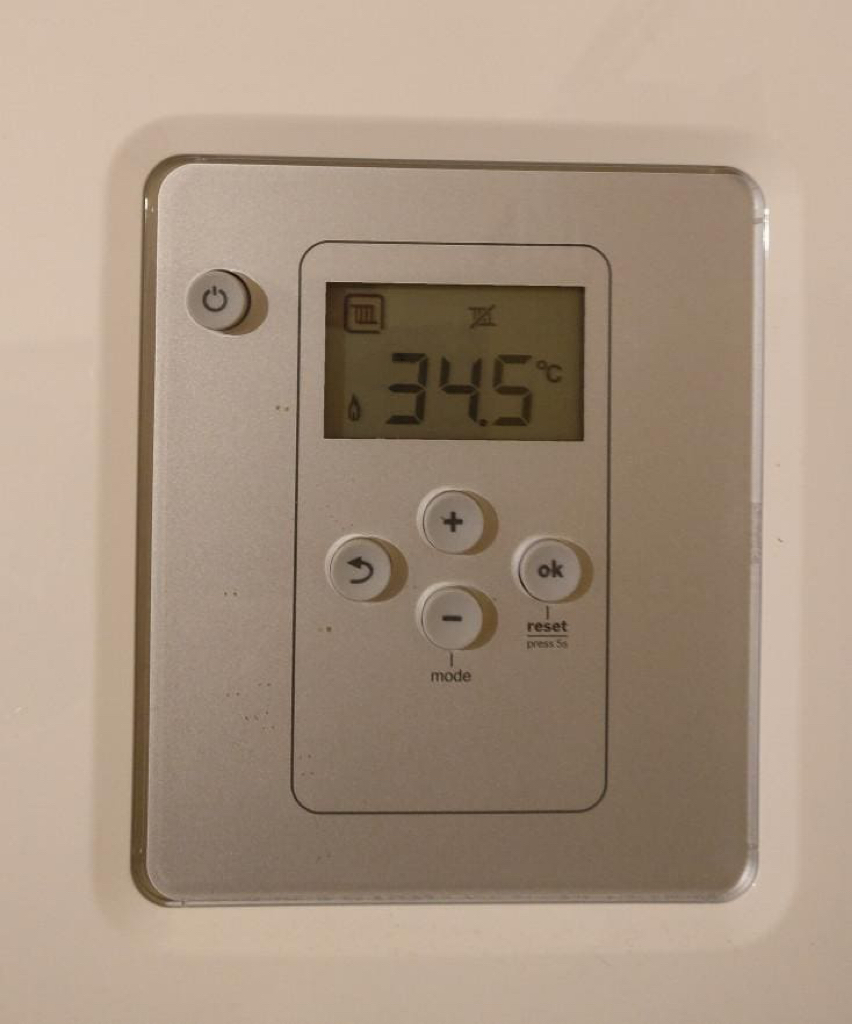
#> input picture ImgToDigitTool/1.jpg, 852 x 1024 px
$ python openCV.py 1.jpg
#> lines starting #> are read from the running program, lines starting #| are printed output that depends on the picture; after the words box and inside, x2 and y2 are one past the last pixel; in counts of white or black regions, pixels touching at a corner belong together
# Import necessary libraries
import sys
import cv2
from imutils.perspective import four_point_transform
from imutils import contours
import imutils
import urllib.request
import numpy as np
import ssl
import warnings

# Define mapping from seven-segment display states to digits
DIGITS_LOOKUP = {
    (1, 1, 1, 0, 1, 1, 1): 0,
    (0, 0, 1, 0, 0, 1, 0): 1,
    (1, 0, 1, 1, 1, 1, 0): 2,
    (1, 0, 1, 1, 0, 1, 1): 3,
    (0, 1, 1, 1, 0, 1, 0): 4,
    (1, 1, 0, 1, 0, 1, 1): 5,
    (1, 1, 0, 1, 1, 1, 1): 6,
    (1, 0, 1, 0, 0, 1, 0): 7,
    (1, 1, 1, 1, 1, 1, 1): 8,
    (1, 1, 1, 1, 0, 1, 1): 9
}
warnings.filterwarnings("ignore", category=DeprecationWarning)


# Main function
def process_image(image_url):
    # Load the image from URL or file path
#> called with image_url = '1.jpg'
    ssl_context = ssl.SSLContext(ssl.PROTOCOL_TLS)
    req = urllib.request.urlopen(image_url, context=ssl_context)
    arr = np.asarray(bytearray(req.read()), dtype=np.uint8)
    print('arr loaded')
    image = cv2.imdecode(arr, -1)
#> image is the input picture: shape (1024, 852, 3); mean B, G, R 128.8, 147.3, 166.6
    if image is None:
        raise ValueError("Image not found or unable to load.")
    # cv2.imshow("Example Image", image)
    # cv2.waitKey(0)
    # Preprocess the image
    print("2. Preprocessing image...")
    image = imutils.resize(image, height=500)
#> image: shape (500, 416, 3)
    gray = cv2.cvtColor(image, cv2.COLOR_BGR2GRAY)
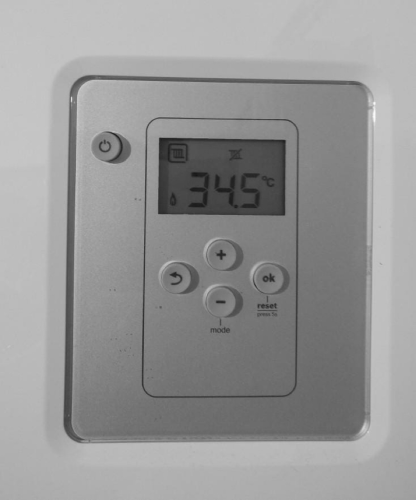
#> gray: shape (500, 416); min 22, max 250, mean 150.9
    blurred = cv2.GaussianBlur(gray, (5, 5), 0)
    edged = cv2.Canny(blurred, 50, 200, 255)
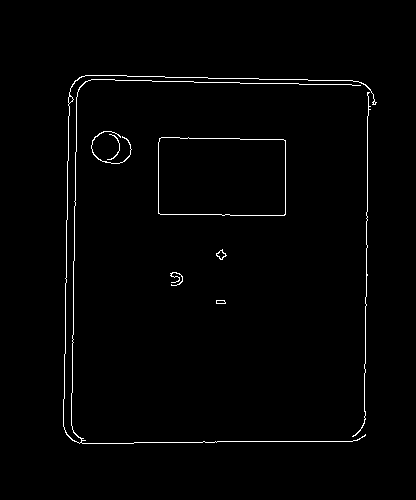
#> edged: shape (500, 416); 1.3% white in thin lines or dots, all inside (x1, y1, x2, y2) = (63, 75, 377, 444)
    # cv2.imshow("Edged Image", edged)
    # cv2.waitKey(0)
    # Find contours of the display region
    print("3. Finding contours of the display region...")
    cnts = cv2.findContours(edged.copy(), cv2.RETR_EXTERNAL,
                            cv2.CHAIN_APPROX_SIMPLE)
#> cnts = 8 contours, 3 with area under 20; largest, box (x1, y1, x2, y2) and area: (158, 137, 286, 216) 9678, (63, 75, 377, 444) 79, (216, 249, 227, 260) 52, (91, 131, 132, 164) 32, (216, 300, 226, 304) 26
    cnts = imutils.grab_contours(cnts)
    cnts = sorted(cnts, key=cv2.contourArea, reverse=True)
    displayCnt = None
    # Iterate over contours
    for c in cnts:
        peri = cv2.arcLength(c, True)
        approx = cv2.approxPolyDP(c, 0.02 * peri, True)
        if len(approx) == 4:
            displayCnt = approx
            break
#> this loop made 1 pass
#> (peri, displayCnt) on pass 1: (407, [[159, 138], [158, 213], [285, 214], [285, 140]])
    # Extract and apply perspective transform to the display region
    print("4. Extracting and applying perspective transform to the display region...")
    warped = four_point_transform(gray, displayCnt.reshape(4, 2))
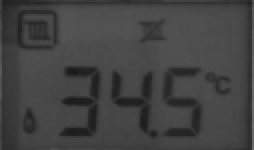
#> warped: shape (75, 127) (shown 2 times larger); min 23, max 110, mean 66.4
    output = four_point_transform(image, displayCnt.reshape(4, 2))
    # cv2.imshow("Warped Image", warped)
    # cv2.imshow("Output Image", output)
    # cv2.waitKey(0)
    # Threshold and apply morphological operations to the display region
    print("5. Thresholding and applying morphological operations to the display region...")
    thresh = cv2.threshold(warped, 0, 255,
                           cv2.THRESH_BINARY_INV | cv2.THRESH_OTSU)[1]
#> thresh: shape (75, 127); 26.5% white; 14 white regions (7 under 20 px), largest, box (x1, y1, x2, y2) and area: (0, 0, 126, 75) 1245, (29, 33, 51, 69) 390, (81, 34, 101, 69) 340
    kernel = cv2.getStructuringElement(cv2.MORPH_ELLIPSE, (1, 4))
    thresh = cv2.morphologyEx(thresh, cv2.MORPH_OPEN, kernel)
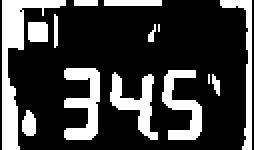
#> thresh: shape (75, 127) (shown 2 times larger); 24.6% white; 14 white regions (3 under 20 px)
    # cv2.imshow("Thresholded Image", thresh)
    # cv2.waitKey(0)
    # Find contours of the digit regions
    print("6. Finding contours of the digit regions...")
    cnts, _ = cv2.findContours(thresh.copy(), cv2.RETR_EXTERNAL, cv2.CHAIN_APPROX_SIMPLE)
#> cnts = 14 contours, 5 with area under 20; largest, box (x1, y1, x2, y2) and area: (1, 0, 33, 75) 545, (32, 34, 50, 70) 307, (81, 35, 101, 70) 260, (55, 36, 79, 70) 260, (110, 0, 126, 75) 188
    contour_image = image.copy()
    cv2.drawContours(contour_image, cnts, -1, (0, 255, 0), 2)  # Draw all the contours in green
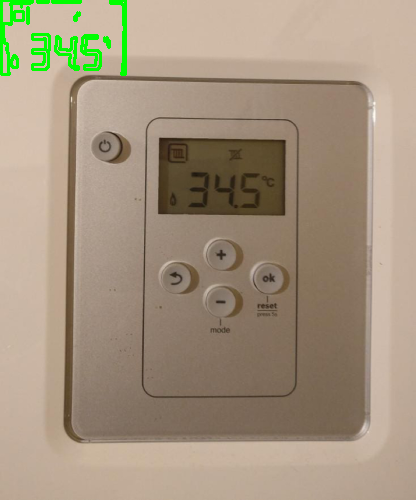
#> contour_image: shape (500, 416, 3); mean B, G, R 126.5, 148.2, 163.7
    # cv2.imshow("Contour Image", contour_image)
    # cv2.waitKey(0)
    # Iterate over digit region contours
    digitCnts = []
    for c in cnts:
        (x, y, w, h) = cv2.boundingRect(c)
        if w >= 15 and (h >= 60 and h <= 125):  # TODO: REFINE THIS NUM
            digitCnts.append(c)
#> this loop made 14 passes
#> (x, y, w, h) on passes 1, 2, 4, 5, 6, 8, 9, 11, 14: (11, 55, 7, 13), (106, 37, 4, 11), (55, 36, 24, 34), (81, 35, 20, 35), (32, 34, 18, 36), (74, 12, 4, 9), (14, 11, 10, 10), (110, 0, 16, 75), (1, 0, 32, 75)
#> (c, x, y, w, h) on passes 3, 7, 10, 12, 13: ([[104, 37], [104, 41]], 104, 37, 1, 5), ([[79, 12], [79, 15]], 79, 12, 1, 4), ([[27, 7], [27, 23], [28, 22], [28, 8]], 27, 7, 2, 17), ([[52, 0], [52, 2], [80, 2], [80, 0]], 52, 0, 29, 3), ([[37, 0], [37, 2], [48, 2], [48, 0]], 37, 0, 12, 3)
#> after the loop, digitCnts = 2 contours; box (x1, y1, x2, y2) and area: (1, 0, 33, 75) 545, (110, 0, 126, 75) 188
    # Sort digit contours from left to right
    digitCnts = contours.sort_contours(digitCnts, method="left-to-right")[0]
    digits = []
    # Iterate over each digit
    print("7. Current seven-segment display state:")
    for c in digitCnts:
        (x, y, w, h) = cv2.boundingRect(c)
        roi = thresh[y:y + h, x:x + w]
        (roiH, roiW) = roi.shape
        (dW, dH) = (int(roiW * 0.25), int(roiH * 0.15))
        dHC = int(roiH * 0.05)
        segments = [
            ((0, 0), (w, dH)),  # top
            ((0, 0), (dW, h // 2)),  # top-left
            ((w - dW, 0), (w, h // 2)),  # top-right
            ((0, (h // 2) - dHC), (w, (h // 2) + dHC)),  # center
            ((0, h // 2), (dW, h)),  # bottom-left
            ((w - dW, h // 2), (w, h)),  # bottom-right
            ((0, h - dH), (w, h))  # bottom
        ]
        on = [0] * len(segments)
        # Iterate over each segment of the seven-segment display
        for (i, ((xA, yA), (xB, yB))) in enumerate(segments):
            segROI = roi[yA:yB, xA:xB]
            total = cv2.countNonZero(segROI)
            area = (xB - xA) * (yB - yA)
            # Check if the segment is on
            if total / float(area) > 0.47:
                on[i] = 1
        # Find the digit and draw on the output image
        try:
            print("Number:", on)
            digit = DIGITS_LOOKUP[tuple(on)]
            digits.append(digit)
            # Display the digit area
            cv2.rectangle(output, (x, y), (x + w, y + h), (0, 255, 0), 1)  # Green color for recognized digits
            cv2.putText(output, str(digit), (x - 10, y - 10),
                        cv2.FONT_HERSHEY_SIMPLEX, 0.65, (0, 255, 0), 2)
        except KeyError:
            print(KeyError);
            digit = 'x'
            digits.append(digit)
            cv2.rectangle(output, (x, y), (x + w, y + h), (0, 0, 255), 1)  # Red color for unrecognized digits
            cv2.putText(output, str(digit), (x - 10, y - 10),
                        cv2.FONT_HERSHEY_SIMPLEX, 0.65, (0, 0, 255), 2)
#> this loop made 2 passes
#> (x, y, w, h, roiH, roiW, dW, dH) on passes 1 to 2: (1, 0, 32, 75, 75, 32, 8, 11), (110, 0, 16, 75, 75, 16, 4, 11)
#| Number: [1, 1, 0, 0, 1, 0, 0]
#| <class 'KeyError'>
#| Number: [1, 0, 1, 0, 0, 1, 0]
#> pass 1, in process_image, `roi = thresh[y:y + h, x:x + w]`:
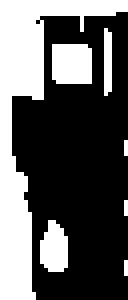
#> roi: shape (75, 32) (shown 4 times larger); 36.2% white; 7 white regions (3 under 20 px), largest, box (x1, y1, x2, y2) and area: (0, 0, 32, 75) 656, (13, 11, 23, 21) 98, (10, 55, 17, 68) 72, (26, 7, 28, 24) 32
#> after the loop:
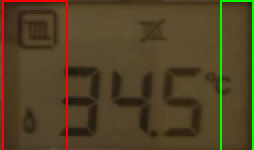
#> output: shape (75, 127, 3) (shown 2 times larger); mean B, G, R 37.7, 66.6, 81.9
#> after the loop, digits = ['x', 7]
    # Display recognition results
    print("8. Recognized digits:", digits)
#| 8. Recognized digits: ['x', 7]
    # cv2.imshow("Input", image)
    # cv2.imshow("Output", output)
    # cv2.waitKey(0)

    # Return the recognized digits
    return digits


##################################################################
#   You can use the following for local testing in the cmd line  #                 #
#   Format: python openCV.py <image_url>                           #
#   Example: python openCV.py https://example.com/image.jpg        #
##################################################################
if __name__ == "__main__":
    # Check if the correct number of command-line arguments is provided
    if len(sys.argv) != 2:
        print("Usage: python openCV.py <image_url>")
        sys.exit(1)
    # Get the image URL from command-line arguments
    image_url = sys.argv[1]
    # Process the image and print the result
    try:
        result = process_image(image_url)
#> result = ['x', 7]
    except Exception as e:
        print("Error:", e)
